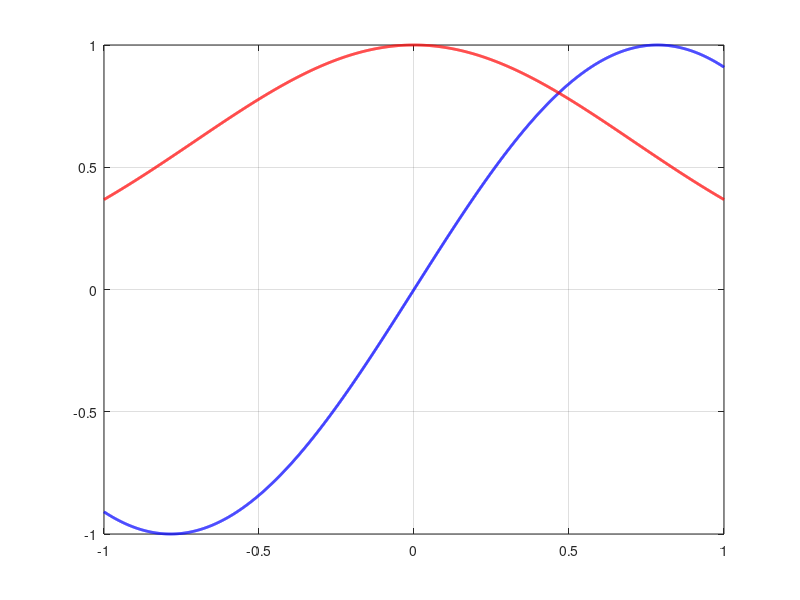

This chart was generated by the following MATLAB code:
format long;

clc

x = [-1:1/1000:1];

y = sin(2*x);
y1 = exp(-x.^2);

plot(x, y, 'b', 'LineWidth', 2);
grid on;

hold on;

plot(x, y1, 'r', 'LineWidth', 2);
hold off;
